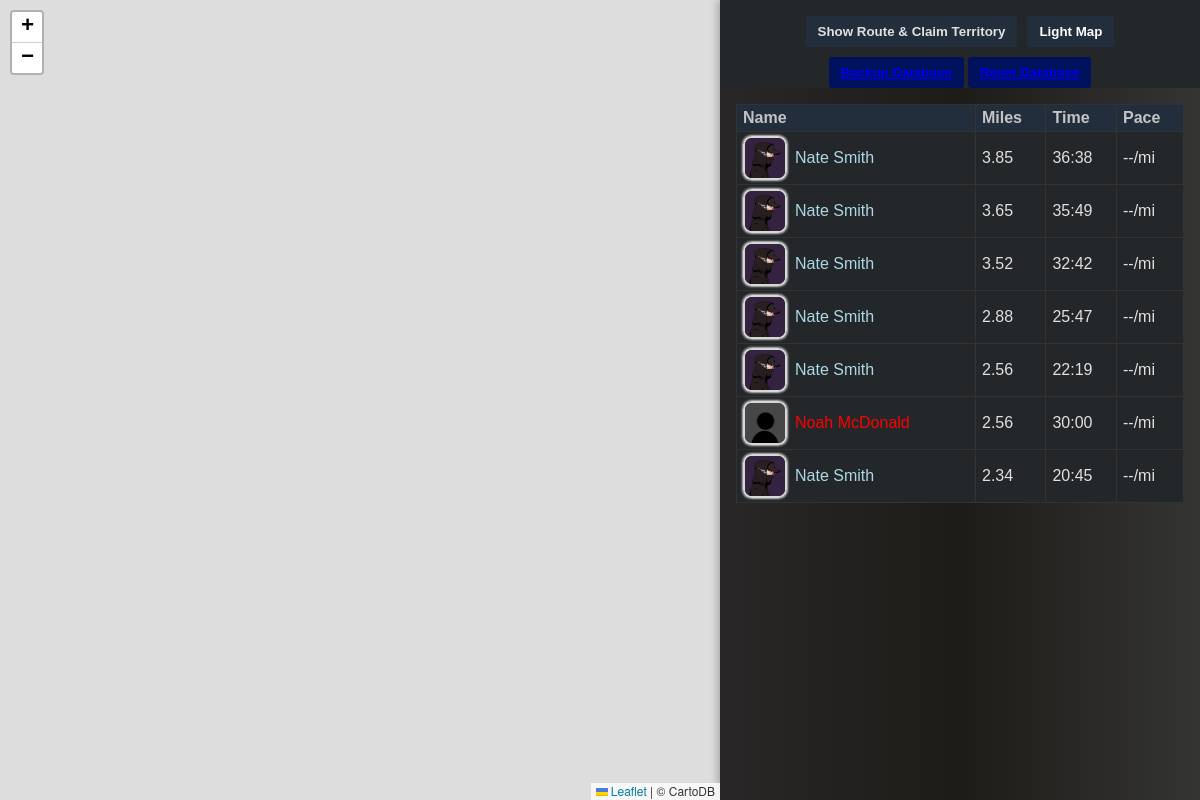
Before: / with the older database file.
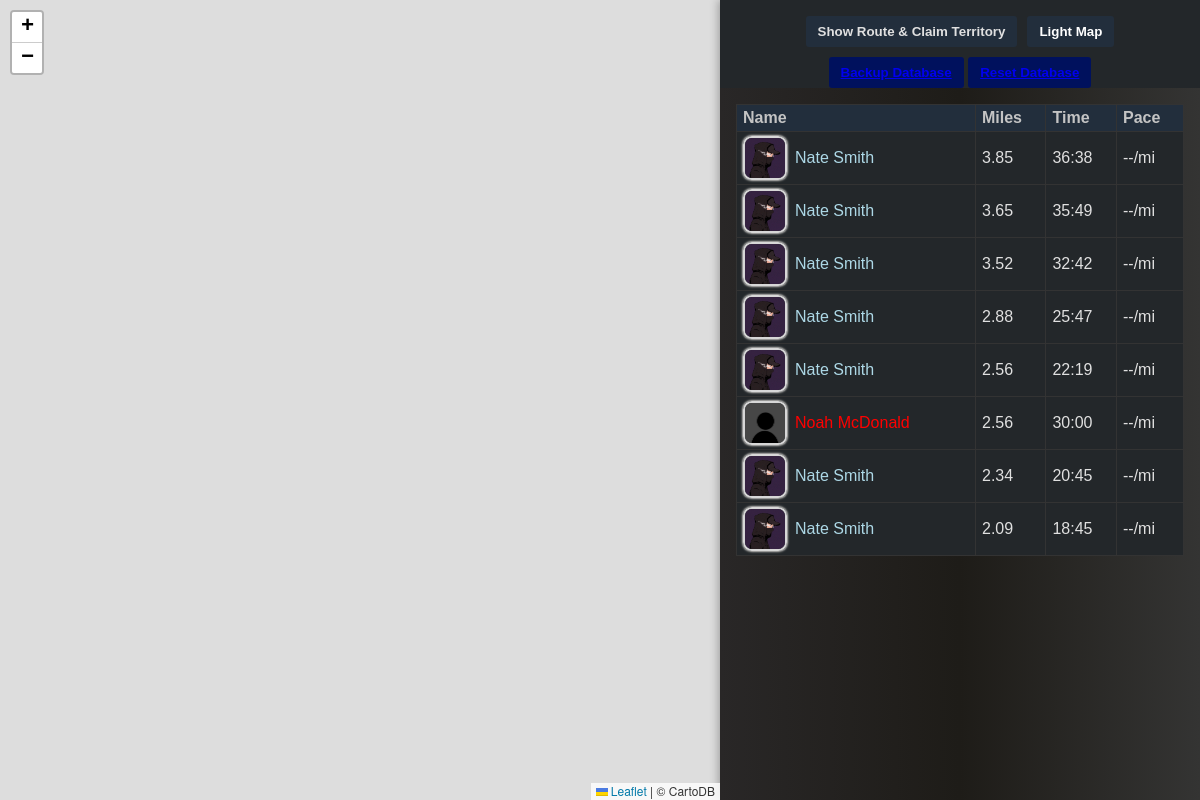
After: the same page with the newer database file.
### tables this page shows
CREATE TABLE runnings (
    id INTEGER PRIMARY KEY AUTOINCREMENT,
    user_id INTEGER NOT NULL,
    route_coords TEXT NOT NULL,
    miles REAL NOT NULL,
    time TEXT NOT NULL,
    created_at TIMESTAMP DEFAULT CURRENT_TIMESTAMP,
    FOREIGN KEY (user_id) REFERENCES users(id)
);

CREATE TABLE users (
    id INTEGER PRIMARY KEY AUTOINCREMENT,
    username,
    first_name TEXT,
    last_name TEXT,
    password TEXT,
    age INTEGER,
    gender TEXT,
    location TEXT,
    color TEXT,
    profile_picture TEXT,
    creation_date TIMESTAMP,
    last_login TIMESTAMP
);

### app.py (the view)
@app.route('/')
def public():
    mainRunningStats = getSomeRunInfo()
    return render_template('public.html', mainRunningStats=mainRunningStats)

### py/database/db.py (called while the page is built)
def dbConnection():
    conn = sqlite3.connect(DATABASE)
    conn.row_factory = sqlite3.Row
    cursor = conn.cursor()
    return conn, cursor

### py/database/db_queries.py (called while the page is built)
def getSomeRunInfo():
    conn, _ = dbConnection()
    cursor = conn.cursor()
    cursor.execute("SELECT * FROM runnings LEFT JOIN users ON runnings.user_id = users.id WHERE user_id != 2 ORDER BY miles DESC")
    mainRunningStats = cursor.fetchall()
    conn.close()
    return mainRunningStats

### templates/public.html
{% extends 'layouts/map.html' %}

### templates/layouts/map.html (shortened to what this page needs)
<!DOCTYPE html>
<html lang="en">
<head>
  <link rel="stylesheet" href="static/css/styles.css">
  <link rel="stylesheet" href="https://unpkg.com/leaflet/dist/leaflet.css"/>
</head>
<body>
<div id="main-flex">
  <div id="map"></div>
  <div id="side-panel">
    <div id="controls">
      <button id="showRouteBtn">Show Route & Claim Territory</button>
      <button id="mapMode" style="background:#000000;">Map Mode</button>
      <div>
        <button id="backupDatabase" style="background:#00115d; color: yellow; text-decoration: none;"><a href="/backupDatabase">Backup Database</a></button>
        <button id="loadDefaultDatabase" style="background:#00115d; color: yellow; text-decoration: none;"><a href="/loadDefaultDatabase">Reset Database</a></button>
      </div>
    </div>
    <table id="leaderboard">
      <thead>
        <tr>
          <th>Name</th>
          <th>Miles</th>
          <th>Time</th>
          <th>Pace</th>
        </tr>
      </thead>
      <tbody>
        {% for mainRunningStat in mainRunningStats %}
        <tr>
          <td> <a style='text-decoration: none; color: {{ mainRunningStat['color'] }};' href="profile/{{ mainRunningStat['username'] }}"><div class="profile-container"> <img class="profile-picture" src="/static/img/{{ mainRunningStat['profile_picture'] }}.png" alt="{{ mainRunningStat['profile_picture'] }}"> {{ mainRunningStat['first_name'] }} {{mainRunningStat['last_name']}} </div></a></td>
          <td>{{ mainRunningStat['miles'] }}</td>
          <td>{{ mainRunningStat['time'] }}</td>
          <td>{{ mainRunningStat['pace'] if mainRunningStat['pace'] else '--' }}/mi</td>
        </tr>
        {% endfor %}
      </tbody>
    </table>
  </div>
</div>
</body>
</html>

### static/css/styles.css (style rules this page uses)
body { margin: 0; display: flex; flex-direction: column; height: 100vh; font-family: Arial, sans-serif; background: #181a1b; color: #e0e0e0; }
#main-flex { display: flex; flex-direction: row; height: 100vh; width: 100vw; }
#map { flex: 2 1 0%; min-width: 0; min-height: 0; height: 100vh; }
#side-panel { flex: 1 1 350px; min-width: 320px; max-width: 480px; background-image: linear-gradient(to right, rgb(41, 39, 39), rgb(30, 28, 24), rgb(52, 52, 51)); display: flex; flex-direction: column; padding: 0 0 0 0; box-shadow: -2px 0 8px #0004; z-index: 10; height: 100vh; overflow-y: auto; }
#controls { padding: 16px 16px 0 16px; background: #23272a; display: flex; gap: 10px; align-items: center; flex-wrap: wrap; flex-shrink: 0; justify-content: center; }
button { background-color: #222e3c; color: #e0e0e0; padding: 8px 12px; border: none; border-radius: 3px; cursor: pointer; font-weight: bold; user-select: none; transition: background 0.2s; }
#leaderboard { margin: 16px; border-collapse: collapse; width: calc(100% - 32px); max-width: 700px; background: #23272a; color: #e0e0e0; }
#leaderboard th, #leaderboard td { border: 1px solid #333; padding: 4px 6px; text-align: left; }
#leaderboard th { background-color: #222e3c; color: #c4c4c4; }
.profile-container { display: flex; align-items: center; gap: 8px; }
.profile-picture { width: 40px; height: 40px; border-radius: 20%; object-fit: cover; border: 2px solid #d7d7d7; box-shadow: 0 0 2px 1px rgb(193, 192, 189); }

Changed rows visible on the page:
added runnings: first_name "Nate", last_name "Smith", miles "2.09", time "18:45", mainRunningStat "--"
